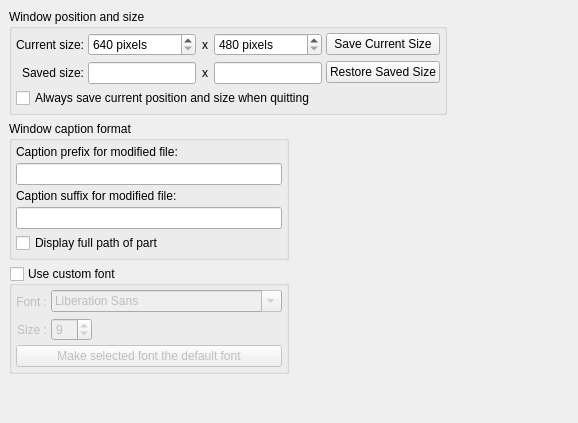
         <widget class="QWidget" name="Window" >
          <layout class="QGridLayout" >
           <property name="margin" >
            <number>9</number>
           </property>
           <property name="spacing" >
            <number>6</number>
           </property>
           <item row="0" column="0" >
            <layout class="QHBoxLayout" >
             <property name="margin" >
              <number>0</number>
             </property>
             <property name="spacing" >
              <number>4</number>
             </property>
             <item>
              <widget class="QGroupBox" name="groupBox10" >
               <property name="title" >
                <string>Window position and size</string>
               </property>
               <layout class="QGridLayout" >
                <property name="margin" >
                 <number>4</number>
                </property>
                <property name="spacing" >
                 <number>4</number>
                </property>
                <item row="1" column="0" colspan="3" >
                 <widget class="QCheckBox" name="remember_win_pos_and_size_checkbox" >
                  <property name="text" >
                   <string>Always save current position and size when quitting</string>
                  </property>
                 </widget>
                </item>
                <item row="0" column="2" >
                 <layout class="QVBoxLayout" >
                  <property name="margin" >
                   <number>0</number>
                  </property>
                  <property name="spacing" >
                   <number>6</number>
                  </property>
                  <item>
                   <widget class="QPushButton" name="save_current_btn" >
                    <property name="toolTip" >
                     <string>Save current window position and size for next startup</string>
                    </property>
                    <property name="text" >
                     <string>Save Current Size</string>
                    </property>
                    <property name="autoDefault" >
                     <bool>false</bool>
                    </property>
                   </widget>
                  </item>
                  <item>
                   <widget class="QPushButton" name="restore_saved_size_btn" >
                    <property name="toolTip" >
                     <string>Save current window position and size for next startup</string>
                    </property>
                    <property name="text" >
                     <string>Restore Saved Size</string>
                    </property>
                    <property name="autoDefault" >
                     <bool>false</bool>
                    </property>
                   </widget>
                  </item>
                 </layout>
                </item>
                <item row="0" column="0" >
                 <layout class="QVBoxLayout" >
                  <property name="margin" >
                   <number>0</number>
                  </property>
                  <property name="spacing" >
                   <number>6</number>
                  </property>
                  <item>
                   <widget class="QLabel" name="textLabel1_2" >
                    <property name="text" >
                     <string>Current size:</string>
                    </property>
                    <property name="alignment" >
                     <set>Qt::AlignRight|Qt::AlignTrailing|Qt::AlignVCenter</set>
                    </property>
                   </widget>
                  </item>
                  <item>
                   <widget class="QLabel" name="textLabel1_2_2" >
                    <property name="text" >
                     <string>Saved size:</string>
                    </property>
                    <property name="alignment" >
                     <set>Qt::AlignRight|Qt::AlignTrailing|Qt::AlignVCenter</set>
                    </property>
                   </widget>
                  </item>
                 </layout>
                </item>
                <item row="0" column="1" >
                 <layout class="QGridLayout" >
                  <property name="margin" >
                   <number>0</number>
                  </property>
                  <property name="spacing" >
                   <number>6</number>
                  </property>
                  <item row="0" column="0" >
                   <widget class="QSpinBox" name="current_width_spinbox" >
                    <property name="suffix" >
                     <string> pixels</string>
                    </property>
                    <property name="maximum" >
                     <number>2048</number>
                    </property>
                    <property name="minimum" >
                     <number>640</number>
                    </property>
                    <property name="value" >
                     <number>640</number>
                    </property>
                   </widget>
                  </item>
                  <item row="1" column="2" >
                   <widget class="QLineEdit" name="saved_height_lineedit" >
                    <property name="readOnly" >
                     <bool>true</bool>
                    </property>
                   </widget>
                  </item>
                  <item row="0" column="2" >
                   <widget class="QSpinBox" name="current_height_spinbox" >
                    <property name="suffix" >
                     <string> pixels</string>
                    </property>
                    <property name="maximum" >
                     <number>2000</number>
                    </property>
                    <property name="minimum" >
                     <number>480</number>
                    </property>
                    <property name="value" >
                     <number>480</number>
                    </property>
                   </widget>
                  </item>
                  <item row="1" column="0" >
                   <widget class="QLineEdit" name="saved_width_lineedit" >
                    <property name="readOnly" >
                     <bool>true</bool>
                    </property>
                   </widget>
                  </item>
                  <item row="0" column="1" >
                   <widget class="QLabel" name="textLabel1_2_2_2" >
                    <property name="text" >
                     <string>x</string>
                    </property>
                    <property name="alignment" >
                     <set>Qt::AlignCenter</set>
                    </property>
                   </widget>
                  </item>
                  <item row="1" column="1" >
                   <widget class="QLabel" name="textLabel1_2_2_2_2" >
                    <property name="text" >
                     <string>x</string>
                    </property>
                    <property name="alignment" >
                     <set>Qt::AlignCenter</set>
                    </property>
                   </widget>
                  </item>
                 </layout>
                </item>
               </layout>
              </widget>
             </item>
             <item>
              <spacer>
               <property name="orientation" >
                <enum>Qt::Horizontal</enum>
               </property>
               <property name="sizeType" >
                <enum>QSizePolicy::Expanding</enum>
               </property>
               <property name="sizeHint" >
                <size>
                 <width>70</width>
                 <height>20</height>
                </size>
               </property>
              </spacer>
             </item>
            </layout>
           </item>
           <item row="1" column="0" >
            <layout class="QHBoxLayout" >
             <property name="margin" >
              <number>0</number>
             </property>
             <property name="spacing" >
              <number>4</number>
             </property>
             <item>
              <widget class="QGroupBox" name="groupBox3" >
               <property name="toolTip" >
                <string>Window Border Caption Format</string>
               </property>
               <property name="title" >
                <string>Window caption format</string>
               </property>
               <layout class="QGridLayout" >
                <property name="margin" >
                 <number>4</number>
                </property>
                <property name="spacing" >
                 <number>4</number>
                </property>
                <item row="4" column="0" >
                 <widget class="QCheckBox" name="caption_fullpath_checkbox" >
                  <property name="text" >
                   <string>Display full path of part</string>
                  </property>
                 </widget>
                </item>
                <item row="3" column="0" >
                 <widget class="QLineEdit" name="caption_suffix_linedit" >
                  <property name="minimumSize" >
                   <size>
                    <width>0</width>
                    <height>0</height>
                   </size>
                  </property>
                  <property name="maximumSize" >
                   <size>
                    <width>32767</width>
                    <height>32767</height>
                   </size>
                  </property>
                  <property name="text" >
                   <string/>
                  </property>
                 </widget>
                </item>
                <item row="2" column="0" >
                 <widget class="QLabel" name="textLabel2_2" >
                  <property name="text" >
                   <string>Caption suffix for modified file:</string>
                  </property>
                 </widget>
                </item>
                <item row="1" column="0" >
                 <widget class="QLineEdit" name="caption_prefix_linedit" >
                  <property name="minimumSize" >
                   <size>
                    <width>0</width>
                    <height>0</height>
                   </size>
                  </property>
                  <property name="maximumSize" >
                   <size>
                    <width>32767</width>
                    <height>32767</height>
                   </size>
                  </property>
                 </widget>
                </item>
                <item row="0" column="0" >
                 <widget class="QLabel" name="textLabel2" >
                  <property name="text" >
                   <string>Caption prefix for modified file:</string>
                  </property>
                 </widget>
                </item>
               </layout>
              </widget>
             </item>
             <item>
              <spacer>
               <property name="orientation" >
                <enum>Qt::Horizontal</enum>
               </property>
               <property name="sizeHint" >
                <size>
                 <width>40</width>
                 <height>20</height>
                </size>
               </property>
              </spacer>
             </item>
            </layout>
           </item>
           <item row="3" column="0" >
            <spacer>
             <property name="orientation" >
              <enum>Qt::Vertical</enum>
             </property>
             <property name="sizeHint" >
              <size>
               <width>20</width>
               <height>40</height>
              </size>
             </property>
            </spacer>
           </item>
           <item row="2" column="0" >
            <layout class="QHBoxLayout" >
             <property name="margin" >
              <number>0</number>
             </property>
             <property name="spacing" >
              <number>4</number>
             </property>
             <item>
              <widget class="QGroupBox" name="selectedFontGroupBox" >
               <property name="title" >
                <string>Use custom font</string>
               </property>
               <property name="checkable" >
                <bool>true</bool>
               </property>
               <property name="checked" >
                <bool>false</bool>
               </property>
               <layout class="QGridLayout" >
                <property name="margin" >
                 <number>4</number>
                </property>
                <property name="spacing" >
                 <number>4</number>
                </property>
                <item row="1" column="0" colspan="2" >
                 <widget class="QPushButton" name="makeDefaultFontPushButton" >
                  <property name="text" >
                   <string>Make selected font the default font</string>
                  </property>
                  <property name="autoDefault" >
                   <bool>false</bool>
                  </property>
                 </widget>
                </item>
                <item row="0" column="1" >
                 <layout class="QVBoxLayout" >
                  <property name="margin" >
                   <number>0</number>
                  </property>
                  <property name="spacing" >
                   <number>6</number>
                  </property>
                  <item>
                   <widget class="QFontComboBox" name="fontComboBox" >
                    <property name="fontFilters" >
                     <set>QFontComboBox::AllFonts|QFontComboBox::ProportionalFonts|QFontComboBox::ScalableFonts</set>
                    </property>
                    <property name="currentFont" >
                     <font>
                      <family>Arial</family>
                     </font>
                    </property>
                   </widget>
                  </item>
                  <item>
                   <layout class="QHBoxLayout" >
                    <property name="margin" >
                     <number>0</number>
                    </property>
                    <property name="spacing" >
                     <number>6</number>
                    </property>
                    <item>
                     <widget class="QSpinBox" name="fontSizeSpinBox" >
                      <property name="maximum" >
                       <number>24</number>
                      </property>
                      <property name="minimum" >
                       <number>6</number>
                      </property>
                      <property name="value" >
                       <number>9</number>
                      </property>
                     </widget>
                    </item>
                    <item>
                     <spacer>
                      <property name="orientation" >
                       <enum>Qt::Horizontal</enum>
                      </property>
                      <property name="sizeHint" >
                       <size>
                        <width>40</width>
                        <height>20</height>
                       </size>
                      </property>
                     </spacer>
                    </item>
                   </layout>
                  </item>
                 </layout>
                </item>
                <item row="0" column="0" >
                 <layout class="QVBoxLayout" >
                  <property name="margin" >
                   <number>0</number>
                  </property>
                  <property name="spacing" >
                   <number>6</number>
                  </property>
                  <item>
                   <widget class="QLabel" name="label" >
                    <property name="text" >
                     <string>Font :</string>
                    </property>
                    <property name="alignment" >
                     <set>Qt::AlignRight|Qt::AlignTrailing|Qt::AlignVCenter</set>
                    </property>
                   </widget>
                  </item>
                  <item>
                   <widget class="QLabel" name="label_3" >
                    <property name="text" >
                     <string>Size :</string>
                    </property>
                    <property name="alignment" >
                     <set>Qt::AlignRight|Qt::AlignTrailing|Qt::AlignVCenter</set>
                    </property>
                   </widget>
                  </item>
                 </layout>
                </item>
               </layout>
              </widget>
             </item>
             <item>
              <spacer>
               <property name="orientation" >
                <enum>Qt::Horizontal</enum>
               </property>
               <property name="sizeType" >
                <enum>QSizePolicy::Expanding</enum>
               </property>
               <property name="sizeHint" >
                <size>
                 <width>280</width>
                 <height>20</height>
                </size>
               </property>
              </spacer>
             </item>
            </layout>
           </item>
          </layout>
         </widget>
